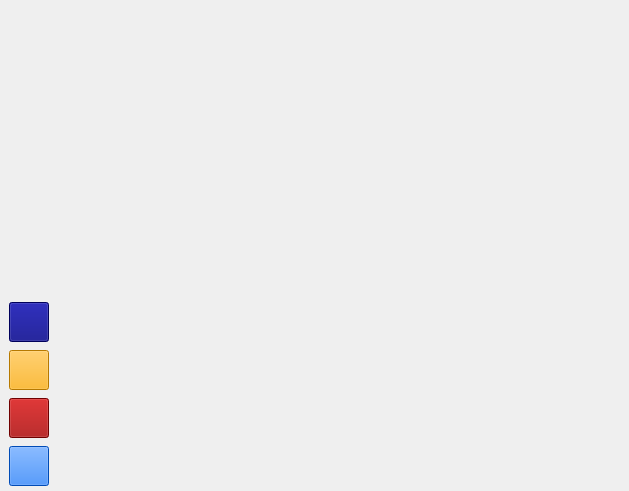
                  <widget class="QWidget" name="chat_scroll_content">
                   <property name="geometry">
                    <rect>
                     <x>0</x>
                     <y>0</y>
                     <width>629</width>
                     <height>491</height>
                    </rect>
                   </property>
                   <widget class="QWidget" name="media_bg" native="true">
                    <property name="geometry">
                     <rect>
                      <x>6</x>
                      <y>300</y>
                      <width>46</width>
                      <height>191</height>
                     </rect>
                    </property>
                    <property name="minimumSize">
                     <size>
                      <width>46</width>
                      <height>191</height>
                     </size>
                    </property>
                    <property name="maximumSize">
                     <size>
                      <width>46</width>
                      <height>191</height>
                     </size>
                    </property>
                    <property name="styleSheet">
                     <string notr="true"/>
                    </property>
                    <layout class="QVBoxLayout" name="verticalLayout">
                     <property name="spacing">
                      <number>6</number>
                     </property>
                     <property name="leftMargin">
                      <number>3</number>
                     </property>
                     <property name="topMargin">
                      <number>0</number>
                     </property>
                     <property name="rightMargin">
                      <number>3</number>
                     </property>
                     <property name="bottomMargin">
                      <number>0</number>
                     </property>
                     <item>
                      <widget class="QPushButton" name="media_doc">
                       <property name="minimumSize">
                        <size>
                         <width>40</width>
                         <height>40</height>
                        </size>
                       </property>
                       <property name="maximumSize">
                        <size>
                         <width>40</width>
                         <height>40</height>
                        </size>
                       </property>
                       <property name="styleSheet">
                        <string notr="true">QPushButton{
	background-image: url(:/cils/cils/cil-paperclip.png);
	background-color: rgb(0, 0, 127);}

QPushButton:hover{
	background-color: rgb(61, 62, 63);}

QPushButton:pressed{
	background-color: rgb(31, 32, 34);}</string>
                       </property>
                       <property name="text">
                        <string/>
                       </property>
                      </widget>
                     </item>
                     <item>
                      <widget class="QPushButton" name="media_audio">
                       <property name="minimumSize">
                        <size>
                         <width>40</width>
                         <height>40</height>
                        </size>
                       </property>
                       <property name="maximumSize">
                        <size>
                         <width>40</width>
                         <height>40</height>
                        </size>
                       </property>
                       <property name="styleSheet">
                        <string notr="true">QPushButton{
	background-image: url(:/cils/cils/blacks/cil-music-note.png);
	background-color: rgb(255, 170, 0);
}

QPushButton:hover{
	background-color: rgb(201, 202, 203);}

QPushButton:pressed{
	background-color: rgb(101, 102, 103);}</string>
                       </property>
                       <property name="text">
                        <string/>
                       </property>
                      </widget>
                     </item>
                     <item>
                      <widget class="QPushButton" name="media_image">
                       <property name="minimumSize">
                        <size>
                         <width>40</width>
                         <height>40</height>
                        </size>
                       </property>
                       <property name="maximumSize">
                        <size>
                         <width>40</width>
                         <height>40</height>
                        </size>
                       </property>
                       <property name="styleSheet">
                        <string notr="true">QPushButton{
	background-image: url(:/cils/cils/cil-image1.png);
	background-color: rgb(156, 0, 0);
}

QPushButton:hover{
	background-color: rgb(61, 62, 63);}

QPushButton:pressed{
	background-color: rgb(31, 32, 34);}</string>
                       </property>
                       <property name="text">
                        <string/>
                       </property>
                      </widget>
                     </item>
                     <item>
                      <widget class="QPushButton" name="media_video">
                       <property name="minimumSize">
                        <size>
                         <width>40</width>
                         <height>40</height>
                        </size>
                       </property>
                       <property name="maximumSize">
                        <size>
                         <width>40</width>
                         <height>40</height>
                        </size>
                       </property>
                       <property name="styleSheet">
                        <string notr="true">QPushButton{
	background-image: url(:/cils/cils/blacks/cil-movie.png);
	background-color: rgb(0, 105, 255);
}

QPushButton:hover{
	background-color: rgb(201, 202, 203);}

QPushButton:pressed{
	background-color: rgb(101, 102, 103);}</string>
                       </property>
                       <property name="text">
                        <string/>
                       </property>
                      </widget>
                     </item>
                    </layout>
                   </widget>
                  </widget>
